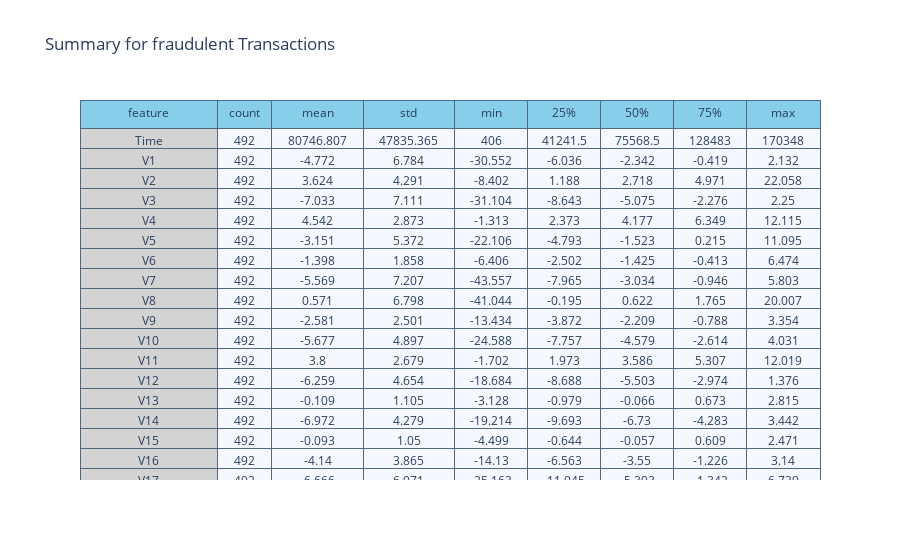

Write notebook code for a chart like this one.
### Code cell
# Descriptive statistics of  of frauds transactions

summary = (data[data['Class'] == 1].describe().transpose().reset_index())

summary = summary.rename(columns = {"index" : "feature"})
summary = np.around(summary,3)

val_lst = [summary['feature'], summary['count'],
           summary['mean'],summary['std'],
           summary['min'], summary['25%'],
           summary['50%'], summary['75%'], summary['max']]

trace  = go.Table(header = dict(values = summary.columns.tolist(),
                                line = dict(color = ['#506784']),
                                fill = dict(color = ['skyblue']),
                               ),
                  cells  = dict(values = val_lst,
                                line = dict(color = ['#506784']),
                                fill = dict(color = ["lightgrey",'#F5F8FF'])
                               ),
                  columnwidth = [150,60,100,100,80,80,80,80,80])
layout = go.Layout(dict(title = "Summary for fraudulent Transactions"))
figure = go.Figure(data=[trace],layout=layout)
py.iplot(figure)

### Figure 1 — Plotly figure (JSON) as saved in the notebook; plotly's stock layout.template omitted (floating-point values rounded to 4 significant figures; data arrays with more than 128 entries replaced by an {"elided": "..."} marker saying what was removed)
{"data": [{"cells": {"fill": {"color": ["lightgrey", "#F5F8FF"]}, "line": {"color": ["#506784"]}, "values": {"elided": "9x31 mixed values"}}, "columnwidth": [150, 60, 100, 100, 80, 80, 80, 80, 80], "header": {"fill": {"color": ["skyblue"]}, "line": {"color": ["#506784"]}, "values": ["feature", "count", "mean", "std", "min", "25%", "50%", "75%", "max"]}, "type": "table"}], "layout": {"title": {"text": "Summary for fraudulent Transactions"}}}
